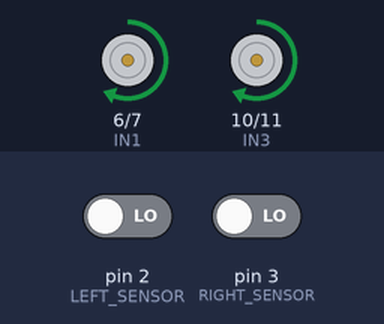
Recording of a sketch running on a simulated Arduino Uno, built with avr-gcc and run on an emulated ATmega328P. On the bench: motor-driver pin pairs drawn as motors (green arrow = first pin HIGH = forward, orange = second pin HIGH = backward, longer = more drive, scaled by the enable pin). Inputs (shaded band) come from the test bench; at power-on: pin 2 (LEFT_SENSOR) LOW, pin 3 (RIGHT_SENSOR) LOW.

Above: at 1.2 s.
1.3 s: pin 2 (LEFT_SENSOR) driven HIGH
At 2.0 s:
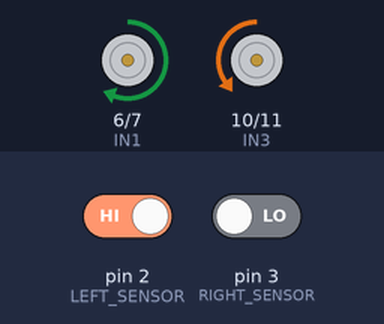
2.8 s: pin 2 (LEFT_SENSOR) driven LOW
At 3.2 s:
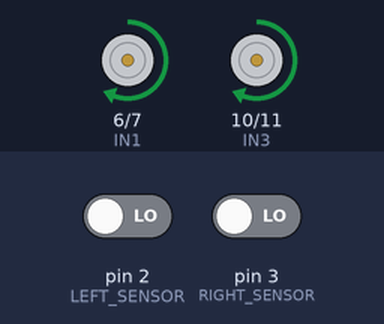
4.3 s: pin 3 (RIGHT_SENSOR) driven HIGH
At 5.5 s:
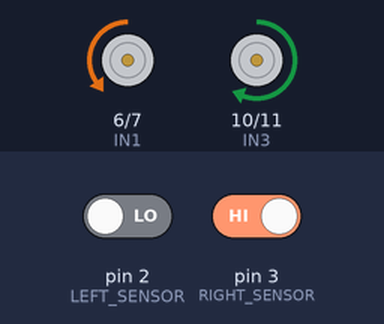
5.8 s: pin 3 (RIGHT_SENSOR) driven LOW
At 6.7 s:
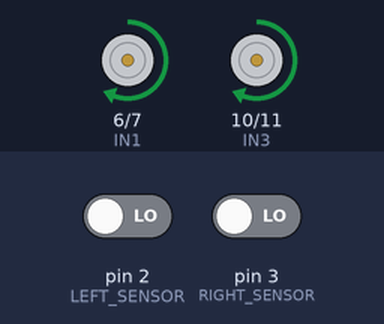
Timing chart, 0 to 8.3 s (numbered marks = the images above; inputs shaded):
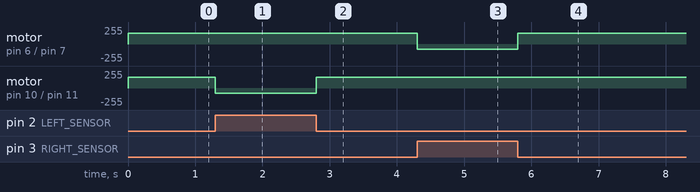

The sketch:

project_code.ino
```cpp
// Simple Line Follower Robot – Arduino UNO

// Sensor pins
const int LEFT_SENSOR  = 2;
const int RIGHT_SENSOR = 3;

// Motor driver pins (L293D)
const int ENA = 5;   // PWM left motor
const int IN1 = 6;
const int IN2 = 7;

const int ENB = 9;   // PWM right motor
const int IN3 = 10;
const int IN4 = 11;

// Motor speed (0–255)
int baseSpeed = 160;

void setup() {
  pinMode(LEFT_SENSOR, INPUT);
  pinMode(RIGHT_SENSOR, INPUT);

  pinMode(ENA, OUTPUT);
  pinMode(IN1, OUTPUT);
  pinMode(IN2, OUTPUT);

  pinMode(ENB, OUTPUT);
  pinMode(IN3, OUTPUT);
  pinMode(IN4, OUTPUT);

  // Enable motors
  analogWrite(ENA, baseSpeed);
  analogWrite(ENB, baseSpeed);
}

void loop() {
  int left  = digitalRead(LEFT_SENSOR);   // HIGH = white, LOW = black
  int right = digitalRead(RIGHT_SENSOR);

  if (left == HIGH && right == HIGH) {
    // Both on white -> go straight (no line under sensors, but assume centered)
    forward();
  }
  else if (left == LOW && right == HIGH) {
    // Left on black -> robot is left of the line -> turn LEFT
    turnLeft();
  }
  else if (left == HIGH && right == LOW) {
    // Right on black -> robot is right of the line -> turn RIGHT
    turnRight();
  }
  else { // left == LOW && right == LOW
    // Both on black -> on the line or intersection -> go straight (or slow)
    forward();
  }
}

// ---- Motor control helpers ----
void forward() {
  // Left motor forward
  digitalWrite(IN1, HIGH);
  digitalWrite(IN2, LOW);

  // Right motor forward
  digitalWrite(IN3, HIGH);
  digitalWrite(IN4, LOW);

  analogWrite(ENA, baseSpeed);
  analogWrite(ENB, baseSpeed);
}

void stopMotors() {
  digitalWrite(IN1, LOW);
  digitalWrite(IN2, LOW);
  digitalWrite(IN3, LOW);
  digitalWrite(IN4, LOW);
}

void turnLeft() {
  // Left motor slow / backward, right motor forward
  digitalWrite(IN1, LOW);
  digitalWrite(IN2, HIGH);  // left backward

  digitalWrite(IN3, HIGH);
  digitalWrite(IN4, LOW);   // right forward

  analogWrite(ENA, baseSpeed / 2);
  analogWrite(ENB, baseSpeed);
}

void turnRight() {
  // Left motor forward, right motor slow / backward
  digitalWrite(IN1, HIGH);
  digitalWrite(IN2, LOW);   // left forward

  digitalWrite(IN3, LOW);
  digitalWrite(IN4, HIGH);  // right backward

  analogWrite(ENA, baseSpeed);
  analogWrite(ENB, baseSpeed / 2);
}
```

Measured:
- after the input at 1.3 s, motor on pin 10 (IN3) / pin 11 (IN4): forward 160/255 → backward 80/255 at once
- after the input at 2.8 s, motor on pin 10 (IN3) / pin 11 (IN4): backward 80/255 → forward 160/255 at once
- after the input at 4.3 s, motor on pin 6 (IN1) / pin 7 (IN2): forward 160/255 → backward 80/255 at once
- after the input at 5.8 s, motor on pin 6 (IN1) / pin 7 (IN2): backward 80/255 → forward 160/255 at once
